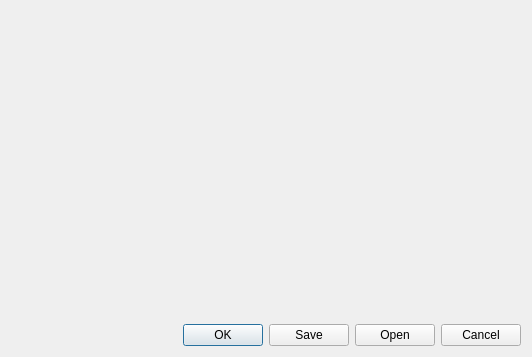
<?xml version="1.0" encoding="UTF-8"?>
<ui version="4.0">
 <class>ParametersDialogBase</class>
 <widget class="QWidget" name="ParametersDialogBase">
  <property name="geometry">
   <rect>
    <x>0</x>
    <y>0</y>
    <width>532</width>
    <height>357</height>
   </rect>
  </property>
  <property name="minimumSize">
   <size>
    <width>200</width>
    <height>150</height>
   </size>
  </property>
  <property name="windowTitle">
   <string>Form</string>
  </property>
  <layout class="QVBoxLayout" name="parametersDialogLayout">
   <property name="sizeConstraint">
    <enum>QLayout::SetNoConstraint</enum>
   </property>
   <item>
    <widget class="QWidget" name="parametersWidget" native="true">
     <layout class="QVBoxLayout" name="parametersLayout">
      <property name="spacing">
       <number>0</number>
      </property>
      <property name="leftMargin">
       <number>0</number>
      </property>
      <property name="topMargin">
       <number>0</number>
      </property>
      <property name="rightMargin">
       <number>0</number>
      </property>
      <property name="bottomMargin">
       <number>0</number>
      </property>
     </layout>
    </widget>
   </item>
   <item>
    <widget class="QWidget" name="dialogWidget" native="true">
     <property name="sizePolicy">
      <sizepolicy hsizetype="Preferred" vsizetype="Maximum">
       <horstretch>0</horstretch>
       <verstretch>0</verstretch>
      </sizepolicy>
     </property>
     <layout class="QHBoxLayout" name="dialogLayout">
      <property name="spacing">
       <number>0</number>
      </property>
      <property name="leftMargin">
       <number>0</number>
      </property>
      <property name="topMargin">
       <number>0</number>
      </property>
      <property name="rightMargin">
       <number>0</number>
      </property>
      <property name="bottomMargin">
       <number>0</number>
      </property>
      <item>
       <spacer name="horizontalSpacer">
        <property name="orientation">
         <enum>Qt::Horizontal</enum>
        </property>
        <property name="sizeHint" stdset="0">
         <size>
          <width>40</width>
          <height>20</height>
         </size>
        </property>
       </spacer>
      </item>
      <item>
       <widget class="QDialogButtonBox" name="buttonBox">
        <property name="sizePolicy">
         <sizepolicy hsizetype="Maximum" vsizetype="Fixed">
          <horstretch>0</horstretch>
          <verstretch>0</verstretch>
         </sizepolicy>
        </property>
        <property name="standardButtons">
         <set>QDialogButtonBox::Cancel|QDialogButtonBox::Ok|QDialogButtonBox::Open|QDialogButtonBox::Save</set>
        </property>
       </widget>
      </item>
     </layout>
    </widget>
   </item>
  </layout>
 </widget>
 <resources/>
 <connections/>
</ui>
